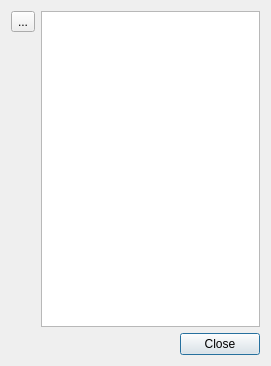
<?xml version="1.0" encoding="UTF-8"?>
<ui version="4.0">
 <class>DeviceTypesDialog</class>
 <widget class="QDialog" name="DeviceTypesDialog">
  <property name="geometry">
   <rect>
    <x>0</x>
    <y>0</y>
    <width>271</width>
    <height>366</height>
   </rect>
  </property>
  <property name="windowTitle">
   <string>Типы рабочмх мест</string>
  </property>
  <property name="windowIcon">
   <iconset resource="../resource.qrc">
    <normaloff>:/Images/device.png</normaloff>:/Images/device.png</iconset>
  </property>
  <layout class="QGridLayout" name="gridLayout">
   <item row="0" column="0" alignment="Qt::AlignTop">
    <widget class="QToolButton" name="toolButtonAdd">
     <property name="toolTip">
      <string>Добавить контакт</string>
     </property>
     <property name="text">
      <string>...</string>
     </property>
     <property name="icon">
      <iconset resource="../resource.qrc">
       <normaloff>:/Images/addIcon.png</normaloff>:/Images/addIcon.png</iconset>
     </property>
     <property name="shortcut">
      <string>Ins</string>
     </property>
    </widget>
   </item>
   <item row="0" column="1">
    <widget class="QListView" name="listView"/>
   </item>
   <item row="1" column="1">
    <widget class="QDialogButtonBox" name="buttonBox">
     <property name="standardButtons">
      <set>QDialogButtonBox::Close</set>
     </property>
    </widget>
   </item>
  </layout>
 </widget>
 <resources>
  <include location="../resource.qrc"/>
 </resources>
 <connections/>
</ui>
